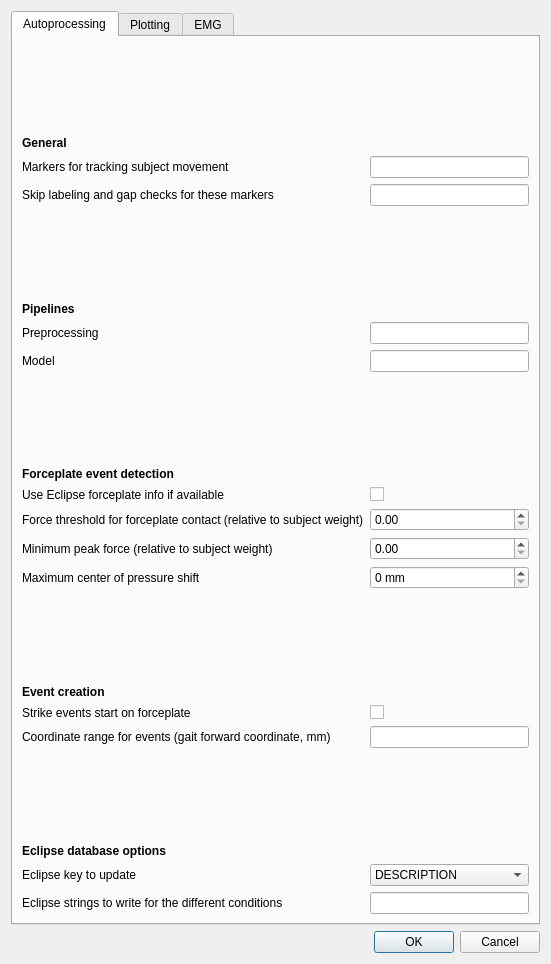
<?xml version="1.0" encoding="UTF-8"?>
<ui version="4.0">
 <class>Dialog</class>
 <widget class="QDialog" name="Dialog">
  <property name="geometry">
   <rect>
    <x>0</x>
    <y>0</y>
    <width>551</width>
    <height>916</height>
   </rect>
  </property>
  <property name="windowTitle">
   <string>Dialog</string>
  </property>
  <layout class="QGridLayout" name="gridLayout">
   <item row="1" column="0">
    <widget class="QDialogButtonBox" name="buttonBox">
     <property name="orientation">
      <enum>Qt::Horizontal</enum>
     </property>
     <property name="standardButtons">
      <set>QDialogButtonBox::Cancel|QDialogButtonBox::Ok</set>
     </property>
    </widget>
   </item>
   <item row="0" column="0">
    <widget class="QTabWidget" name="tabWidget">
     <property name="currentIndex">
      <number>0</number>
     </property>
     <widget class="QWidget" name="autoproc">
      <attribute name="title">
       <string>Autoprocessing</string>
      </attribute>
      <layout class="QVBoxLayout" name="verticalLayout">
       <item>
        <layout class="QFormLayout" name="formLayout">
         <property name="labelAlignment">
          <set>Qt::AlignLeading|Qt::AlignLeft|Qt::AlignVCenter</set>
         </property>
         <property name="formAlignment">
          <set>Qt::AlignLeading|Qt::AlignLeft|Qt::AlignTop</set>
         </property>
         <item row="0" column="0">
          <spacer name="verticalSpacer">
           <property name="orientation">
            <enum>Qt::Vertical</enum>
           </property>
           <property name="sizeHint" stdset="0">
            <size>
             <width>20</width>
             <height>20</height>
            </size>
           </property>
          </spacer>
         </item>
         <item row="1" column="0">
          <widget class="QLabel" name="label_13">
           <property name="font">
            <font>
             <weight>75</weight>
             <bold>true</bold>
            </font>
           </property>
           <property name="text">
            <string>General</string>
           </property>
          </widget>
         </item>
         <item row="2" column="0">
          <widget class="QLabel" name="label_15">
           <property name="toolTip">
            <string>&lt;html&gt;&lt;head/&gt;&lt;body&gt;&lt;p&gt;Used for general tracking of subject and velocity computation. Choose reliable markers.&lt;/p&gt;&lt;/body&gt;&lt;/html&gt;</string>
           </property>
           <property name="text">
            <string>Markers for tracking subject movement</string>
           </property>
          </widget>
         </item>
         <item row="2" column="1">
          <widget class="QLineEdit" name="cfg_track_markers"/>
         </item>
         <item row="3" column="0">
          <widget class="QLabel" name="label_21">
           <property name="toolTip">
            <string>&lt;html&gt;&lt;head/&gt;&lt;body&gt;&lt;p&gt;The listed markers will not be checked for gaps and labeling errors.&lt;/p&gt;&lt;/body&gt;&lt;/html&gt;</string>
           </property>
           <property name="text">
            <string>Skip labeling and gap checks for these markers</string>
           </property>
          </widget>
         </item>
         <item row="3" column="1">
          <widget class="QLineEdit" name="cfg_ignore_markers"/>
         </item>
         <item row="4" column="0">
          <spacer name="verticalSpacer_5">
           <property name="orientation">
            <enum>Qt::Vertical</enum>
           </property>
           <property name="sizeHint" stdset="0">
            <size>
             <width>20</width>
             <height>20</height>
            </size>
           </property>
          </spacer>
         </item>
         <item row="5" column="0">
          <widget class="QLabel" name="label_16">
           <property name="font">
            <font>
             <weight>75</weight>
             <bold>true</bold>
            </font>
           </property>
           <property name="text">
            <string>Pipelines</string>
           </property>
          </widget>
         </item>
         <item row="6" column="0">
          <widget class="QLabel" name="label_17">
           <property name="toolTip">
            <string>&lt;html&gt;&lt;head/&gt;&lt;body&gt;&lt;p&gt;Preprocessing pipelines; should yield reconstructed, labeled and filtered marker trajectories.&lt;/p&gt;&lt;p&gt;&lt;br/&gt;&lt;/p&gt;&lt;/body&gt;&lt;/html&gt;</string>
           </property>
           <property name="text">
            <string>Preprocessing</string>
           </property>
          </widget>
         </item>
         <item row="6" column="1">
          <widget class="QLineEdit" name="cfg_pre_pipelines"/>
         </item>
         <item row="7" column="0">
          <widget class="QLabel" name="label_19">
           <property name="toolTip">
            <string>&lt;html&gt;&lt;head/&gt;&lt;body&gt;&lt;p&gt;Modeling pipelines; any models that you want to run in Nexus (e.g. Plug-in Gait). Save operations are not needed here (and will slow down processing).&lt;/p&gt;&lt;/body&gt;&lt;/html&gt;</string>
           </property>
           <property name="text">
            <string>Model</string>
           </property>
          </widget>
         </item>
         <item row="7" column="1">
          <widget class="QLineEdit" name="cfg_model_pipelines"/>
         </item>
         <item row="8" column="0">
          <spacer name="verticalSpacer_4">
           <property name="orientation">
            <enum>Qt::Vertical</enum>
           </property>
           <property name="sizeHint" stdset="0">
            <size>
             <width>20</width>
             <height>20</height>
            </size>
           </property>
          </spacer>
         </item>
         <item row="9" column="0">
          <widget class="QLabel" name="label_3">
           <property name="font">
            <font>
             <weight>75</weight>
             <bold>true</bold>
            </font>
           </property>
           <property name="text">
            <string>Forceplate event detection</string>
           </property>
          </widget>
         </item>
         <item row="10" column="0">
          <widget class="QLabel" name="label_14">
           <property name="toolTip">
            <string>&lt;html&gt;&lt;head/&gt;&lt;body&gt;&lt;p&gt;Read forceplate contact info from Eclipse fields FP1, FP2 etc. Otherwise it will be autodetected. FPx='Auto' will trigger autodetection in any case.&lt;/p&gt;&lt;/body&gt;&lt;/html&gt;</string>
           </property>
           <property name="text">
            <string>Use Eclipse forceplate info if available</string>
           </property>
          </widget>
         </item>
         <item row="10" column="1">
          <widget class="QCheckBox" name="cfg_use_eclipse_fp_info">
           <property name="text">
            <string/>
           </property>
          </widget>
         </item>
         <item row="11" column="0">
          <widget class="QLabel" name="label_4">
           <property name="text">
            <string>Force threshold for forceplate contact (relative to subject weight)</string>
           </property>
          </widget>
         </item>
         <item row="11" column="1">
          <widget class="QDoubleSpinBox" name="cfg_forceplate_contact_threshold">
           <property name="suffix">
            <string/>
           </property>
           <property name="maximum">
            <double>1.000000000000000</double>
           </property>
           <property name="singleStep">
            <double>0.010000000000000</double>
           </property>
          </widget>
         </item>
         <item row="12" column="0">
          <widget class="QLabel" name="label_5">
           <property name="text">
            <string>Minimum peak force (relative to subject weight)</string>
           </property>
          </widget>
         </item>
         <item row="12" column="1">
          <widget class="QDoubleSpinBox" name="cfg_forceplate_min_weight">
           <property name="suffix">
            <string/>
           </property>
           <property name="maximum">
            <double>1.000000000000000</double>
           </property>
           <property name="singleStep">
            <double>0.010000000000000</double>
           </property>
          </widget>
         </item>
         <item row="13" column="0">
          <widget class="QLabel" name="label_8">
           <property name="text">
            <string>Maximum center of pressure shift</string>
           </property>
          </widget>
         </item>
         <item row="13" column="1">
          <widget class="QSpinBox" name="cfg_cop_shift_max">
           <property name="suffix">
            <string> mm</string>
           </property>
           <property name="maximum">
            <number>500</number>
           </property>
          </widget>
         </item>
         <item row="14" column="0">
          <spacer name="verticalSpacer_2">
           <property name="orientation">
            <enum>Qt::Vertical</enum>
           </property>
           <property name="sizeHint" stdset="0">
            <size>
             <width>20</width>
             <height>20</height>
            </size>
           </property>
          </spacer>
         </item>
         <item row="15" column="0">
          <widget class="QLabel" name="label_10">
           <property name="font">
            <font>
             <weight>75</weight>
             <bold>true</bold>
            </font>
           </property>
           <property name="text">
            <string>Event creation</string>
           </property>
          </widget>
         </item>
         <item row="16" column="0">
          <widget class="QLabel" name="label_6">
           <property name="toolTip">
            <string>&lt;html&gt;&lt;head/&gt;&lt;body&gt;&lt;p&gt;Whether to start strike events (on a particular side) on the first forceplate contact. This means that kinetics will be available for the 1st gait cycle for the side in question.&lt;/p&gt;&lt;/body&gt;&lt;/html&gt;</string>
           </property>
           <property name="text">
            <string>Strike events start on forceplate</string>
           </property>
          </widget>
         </item>
         <item row="16" column="1">
          <widget class="QCheckBox" name="cfg_start_on_forceplate">
           <property name="text">
            <string/>
           </property>
          </widget>
         </item>
         <item row="17" column="0">
          <widget class="QLabel" name="label_2">
           <property name="toolTip">
            <string>&lt;html&gt;&lt;head/&gt;&lt;body&gt;&lt;p&gt;Limit events to the given range. The values refer to the principal forward direction of gait, i.e. dimension of largest variance in the trial, which is usually the major axis of the lab.&lt;/p&gt;&lt;p&gt;&lt;br/&gt;&lt;/p&gt;&lt;/body&gt;&lt;/html&gt;</string>
           </property>
           <property name="text">
            <string>Coordinate range for events (gait forward coordinate, mm)</string>
           </property>
          </widget>
         </item>
         <item row="17" column="1">
          <widget class="QLineEdit" name="cfg_events_range"/>
         </item>
         <item row="18" column="0">
          <spacer name="verticalSpacer_3">
           <property name="orientation">
            <enum>Qt::Vertical</enum>
           </property>
           <property name="sizeHint" stdset="0">
            <size>
             <width>20</width>
             <height>20</height>
            </size>
           </property>
          </spacer>
         </item>
         <item row="19" column="0">
          <widget class="QLabel" name="label_11">
           <property name="font">
            <font>
             <weight>75</weight>
             <bold>true</bold>
            </font>
           </property>
           <property name="text">
            <string>Eclipse database options</string>
           </property>
          </widget>
         </item>
         <item row="20" column="0">
          <widget class="QLabel" name="label_12">
           <property name="text">
            <string>Eclipse key to update</string>
           </property>
          </widget>
         </item>
         <item row="20" column="1">
          <widget class="QComboBox" name="cfg_eclipse_write_key">
           <item>
            <property name="text">
             <string>DESCRIPTION</string>
            </property>
           </item>
           <item>
            <property name="text">
             <string>NOTES</string>
            </property>
           </item>
           <item>
            <property name="text">
             <string>None</string>
            </property>
           </item>
          </widget>
         </item>
         <item row="21" column="0">
          <widget class="QLabel" name="label_20">
           <property name="text">
            <string>Eclipse strings to write for the different conditions</string>
           </property>
          </widget>
         </item>
         <item row="21" column="1">
          <widget class="QLineEdit" name="cfg_enf_descriptions"/>
         </item>
        </layout>
       </item>
      </layout>
     </widget>
     <widget class="QWidget" name="plot">
      <attribute name="title">
       <string>Plotting</string>
      </attribute>
      <layout class="QHBoxLayout" name="horizontalLayout_2">
       <item>
        <layout class="QFormLayout" name="formLayout_3">
         <item row="0" column="0">
          <spacer name="verticalSpacer_7">
           <property name="orientation">
            <enum>Qt::Vertical</enum>
           </property>
           <property name="sizeHint" stdset="0">
            <size>
             <width>20</width>
             <height>20</height>
            </size>
           </property>
          </spacer>
         </item>
         <item row="1" column="0">
          <widget class="QLabel" name="label_28">
           <property name="font">
            <font>
             <weight>75</weight>
             <bold>true</bold>
            </font>
           </property>
           <property name="text">
            <string>General</string>
           </property>
          </widget>
         </item>
         <item row="3" column="0">
          <widget class="QLabel" name="label_31">
           <property name="text">
            <string>Matplotlib style</string>
           </property>
          </widget>
         </item>
         <item row="3" column="1">
          <widget class="QLineEdit" name="cfg_mpl_style"/>
         </item>
         <item row="4" column="0">
          <widget class="QLabel" name="label_34">
           <property name="text">
            <string>Show trial videos automatically</string>
           </property>
          </widget>
         </item>
         <item row="4" column="1">
          <widget class="QCheckBox" name="cfg_show_videos">
           <property name="text">
            <string/>
           </property>
          </widget>
         </item>
         <item row="5" column="0">
          <widget class="QLabel" name="label_35">
           <property name="font">
            <font>
             <weight>75</weight>
             <bold>true</bold>
            </font>
           </property>
           <property name="text">
            <string>Default gait cycles to plot</string>
           </property>
          </widget>
         </item>
         <item row="6" column="0">
          <widget class="QLabel" name="label_36">
           <property name="text">
            <string>Model cycles</string>
           </property>
          </widget>
         </item>
         <item row="6" column="1">
          <widget class="QLineEdit" name="cfg_default_model_cycles"/>
         </item>
         <item row="7" column="0">
          <widget class="QLabel" name="label_37">
           <property name="text">
            <string>EMG cycles</string>
           </property>
          </widget>
         </item>
         <item row="7" column="1">
          <widget class="QLineEdit" name="cfg_default_emg_cycles"/>
         </item>
         <item row="8" column="0">
          <widget class="QLabel" name="label_29">
           <property name="font">
            <font>
             <weight>75</weight>
             <bold>true</bold>
            </font>
           </property>
           <property name="text">
            <string>Model data</string>
           </property>
          </widget>
         </item>
         <item row="9" column="0">
          <widget class="QLabel" name="label_45">
           <property name="text">
            <string>Model line colors</string>
           </property>
          </widget>
         </item>
         <item row="9" column="1">
          <widget class="QLineEdit" name="cfg_model_tracecolors"/>
         </item>
         <item row="10" column="0">
          <widget class="QLabel" name="label_38">
           <property name="text">
            <string>Model line styles</string>
           </property>
          </widget>
         </item>
         <item row="10" column="1">
          <widget class="QLineEdit" name="cfg_model_linestyles"/>
         </item>
         <item row="11" column="0">
          <widget class="QLabel" name="label_39">
           <property name="text">
            <string>Model line width</string>
           </property>
          </widget>
         </item>
         <item row="11" column="1">
          <widget class="QDoubleSpinBox" name="cfg_model_linewidth">
           <property name="sizePolicy">
            <sizepolicy hsizetype="Fixed" vsizetype="Fixed">
             <horstretch>0</horstretch>
             <verstretch>0</verstretch>
            </sizepolicy>
           </property>
           <property name="maximum">
            <double>10.000000000000000</double>
           </property>
           <property name="singleStep">
            <double>0.500000000000000</double>
           </property>
          </widget>
         </item>
         <item row="12" column="0">
          <widget class="QLabel" name="label_41">
           <property name="text">
            <string>Normaldata color</string>
           </property>
          </widget>
         </item>
         <item row="12" column="1">
          <widget class="QLineEdit" name="cfg_model_normals_color"/>
         </item>
         <item row="13" column="0">
          <widget class="QLabel" name="label_40">
           <property name="text">
            <string>Normaldata transparency</string>
           </property>
          </widget>
         </item>
         <item row="13" column="1">
          <widget class="QDoubleSpinBox" name="cfg_model_normals_alpha">
           <property name="sizePolicy">
            <sizepolicy hsizetype="Fixed" vsizetype="Fixed">
             <horstretch>0</horstretch>
             <verstretch>0</verstretch>
            </sizepolicy>
           </property>
           <property name="maximum">
            <double>1.000000000000000</double>
           </property>
           <property name="singleStep">
            <double>0.100000000000000</double>
           </property>
          </widget>
         </item>
         <item row="14" column="0">
          <widget class="QLabel" name="label_48">
           <property name="text">
            <string>Stddev colors</string>
           </property>
          </widget>
         </item>
         <item row="14" column="1">
          <widget class="QLineEdit" name="cfg_model_stddev_colors"/>
         </item>
         <item row="15" column="0">
          <widget class="QLabel" name="label_49">
           <property name="text">
            <string>Stddev transparency</string>
           </property>
          </widget>
         </item>
         <item row="15" column="1">
          <widget class="QDoubleSpinBox" name="cfg_model_stddev_alpha">
           <property name="sizePolicy">
            <sizepolicy hsizetype="Fixed" vsizetype="Fixed">
             <horstretch>0</horstretch>
             <verstretch>0</verstretch>
            </sizepolicy>
           </property>
           <property name="maximum">
            <double>1.000000000000000</double>
           </property>
           <property name="singleStep">
            <double>0.100000000000000</double>
           </property>
          </widget>
         </item>
         <item row="16" column="0">
          <widget class="QLabel" name="label_30">
           <property name="font">
            <font>
             <weight>75</weight>
             <bold>true</bold>
            </font>
           </property>
           <property name="text">
            <string>EMG data</string>
           </property>
          </widget>
         </item>
         <item row="17" column="0">
          <widget class="QLabel" name="label_46">
           <property name="text">
            <string>EMG line color</string>
           </property>
          </widget>
         </item>
         <item row="17" column="1">
          <widget class="QLineEdit" name="cfg_emg_tracecolor"/>
         </item>
         <item row="18" column="0">
          <widget class="QLabel" name="label_42">
           <property name="text">
            <string>EMG line width</string>
           </property>
          </widget>
         </item>
         <item row="18" column="1">
          <widget class="QDoubleSpinBox" name="cfg_emg_linewidth">
           <property name="sizePolicy">
            <sizepolicy hsizetype="Fixed" vsizetype="Fixed">
             <horstretch>0</horstretch>
             <verstretch>0</verstretch>
            </sizepolicy>
           </property>
           <property name="maximum">
            <double>10.000000000000000</double>
           </property>
           <property name="singleStep">
            <double>0.500000000000000</double>
           </property>
          </widget>
         </item>
         <item row="19" column="0">
          <widget class="QLabel" name="label_44">
           <property name="text">
            <string>EMG transparency</string>
           </property>
          </widget>
         </item>
         <item row="19" column="1">
          <widget class="QDoubleSpinBox" name="cfg_emg_alpha">
           <property name="sizePolicy">
            <sizepolicy hsizetype="Fixed" vsizetype="Fixed">
             <horstretch>0</horstretch>
             <verstretch>0</verstretch>
            </sizepolicy>
           </property>
           <property name="maximum">
            <double>1.000000000000000</double>
           </property>
           <property name="singleStep">
            <double>0.100000000000000</double>
           </property>
          </widget>
         </item>
         <item row="20" column="0">
          <widget class="QLabel" name="label_43">
           <property name="text">
            <string>EMG RMS line width</string>
           </property>
          </widget>
         </item>
         <item row="20" column="1">
          <widget class="QDoubleSpinBox" name="cfg_emg_rms_linewidth">
           <property name="sizePolicy">
            <sizepolicy hsizetype="Fixed" vsizetype="Fixed">
             <horstretch>0</horstretch>
             <verstretch>0</verstretch>
            </sizepolicy>
           </property>
           <property name="maximum">
            <double>10.000000000000000</double>
           </property>
           <property name="singleStep">
            <double>0.500000000000000</double>
           </property>
          </widget>
         </item>
         <item row="21" column="0">
          <widget class="QLabel" name="label_47">
           <property name="text">
            <string>EMG default y scale</string>
           </property>
          </widget>
         </item>
         <item row="21" column="1">
          <widget class="QLineEdit" name="cfg_emg_yscale"/>
         </item>
         <item row="22" column="0">
          <widget class="QLabel" name="label_32">
           <property name="font">
            <font>
             <weight>75</weight>
             <bold>true</bold>
            </font>
           </property>
           <property name="text">
            <string>Plot size &amp; font size</string>
           </property>
          </widget>
         </item>
         <item row="23" column="0">
          <widget class="QLabel" name="label_56">
           <property name="text">
            <string>Inches per plot row</string>
           </property>
          </widget>
         </item>
         <item row="23" column="1">
          <widget class="QDoubleSpinBox" name="cfg_inch_per_row">
           <property name="sizePolicy">
            <sizepolicy hsizetype="Fixed" vsizetype="Fixed">
             <horstretch>0</horstretch>
             <verstretch>0</verstretch>
            </sizepolicy>
           </property>
          </widget>
         </item>
         <item row="24" column="0">
          <widget class="QLabel" name="label_57">
           <property name="text">
            <string>Inches per plot column</string>
           </property>
          </widget>
         </item>
         <item row="24" column="1">
          <widget class="QDoubleSpinBox" name="cfg_inch_per_col">
           <property name="sizePolicy">
            <sizepolicy hsizetype="Fixed" vsizetype="Fixed">
             <horstretch>0</horstretch>
             <verstretch>0</verstretch>
            </sizepolicy>
           </property>
          </widget>
         </item>
         <item row="25" column="0">
          <widget class="QLabel" name="label_50">
           <property name="text">
            <string>Max. plot width</string>
           </property>
          </widget>
         </item>
         <item row="25" column="1">
          <widget class="QDoubleSpinBox" name="cfg_maxw">
           <property name="sizePolicy">
            <sizepolicy hsizetype="Fixed" vsizetype="Fixed">
             <horstretch>0</horstretch>
             <verstretch>0</verstretch>
            </sizepolicy>
           </property>
          </widget>
         </item>
         <item row="26" column="0">
          <widget class="QLabel" name="label_51">
           <property name="text">
            <string>Max. plot height</string>
           </property>
          </widget>
         </item>
         <item row="26" column="1">
          <widget class="QDoubleSpinBox" name="cfg_maxh">
           <property name="sizePolicy">
            <sizepolicy hsizetype="Fixed" vsizetype="Fixed">
             <horstretch>0</horstretch>
             <verstretch>0</verstretch>
            </sizepolicy>
           </property>
          </widget>
         </item>
         <item row="27" column="0">
          <widget class="QLabel" name="label_33">
           <property name="text">
            <string>Relative subplot height for analog variables</string>
           </property>
          </widget>
         </item>
         <item row="27" column="1">
          <widget class="QDoubleSpinBox" name="cfg_analog_plotheight">
           <property name="sizePolicy">
            <sizepolicy hsizetype="Fixed" vsizetype="Fixed">
             <horstretch>0</horstretch>
             <verstretch>0</verstretch>
            </sizepolicy>
           </property>
          </widget>
         </item>
         <item row="28" column="0">
          <widget class="QLabel" name="label_52">
           <property name="text">
            <string>Space reserved for plot title</string>
           </property>
          </widget>
         </item>
         <item row="28" column="1">
          <widget class="QDoubleSpinBox" name="cfg_titlespace">
           <property name="sizePolicy">
            <sizepolicy hsizetype="Fixed" vsizetype="Fixed">
             <horstretch>0</horstretch>
             <verstretch>0</verstretch>
            </sizepolicy>
           </property>
          </widget>
         </item>
         <item row="29" column="0">
          <widget class="QLabel" name="label_53">
           <property name="text">
            <string>Main title font size</string>
           </property>
          </widget>
         </item>
         <item row="29" column="1">
          <widget class="QSpinBox" name="cfg_maintitle_fontsize">
           <property name="sizePolicy">
            <sizepolicy hsizetype="Fixed" vsizetype="Fixed">
             <horstretch>0</horstretch>
             <verstretch>0</verstretch>
            </sizepolicy>
           </property>
          </widget>
         </item>
         <item row="30" column="0">
          <widget class="QLabel" name="label_59">
           <property name="text">
            <string>Subplot title font size</string>
           </property>
          </widget>
         </item>
         <item row="30" column="1">
          <widget class="QSpinBox" name="cfg_title_fontsize">
           <property name="sizePolicy">
            <sizepolicy hsizetype="Fixed" vsizetype="Fixed">
             <horstretch>0</horstretch>
             <verstretch>0</verstretch>
            </sizepolicy>
           </property>
          </widget>
         </item>
         <item row="31" column="0">
          <widget class="QLabel" name="label_54">
           <property name="text">
            <string>Ticks font size</string>
           </property>
          </widget>
         </item>
         <item row="31" column="1">
          <widget class="QSpinBox" name="cfg_ticks_fontsize">
           <property name="sizePolicy">
            <sizepolicy hsizetype="Fixed" vsizetype="Fixed">
             <horstretch>0</horstretch>
             <verstretch>0</verstretch>
            </sizepolicy>
           </property>
          </widget>
         </item>
         <item row="32" column="0">
          <widget class="QLabel" name="label_55">
           <property name="text">
            <string>Label font size</string>
           </property>
          </widget>
         </item>
         <item row="32" column="1">
          <widget class="QSpinBox" name="cfg_label_fontsize">
           <property name="sizePolicy">
            <sizepolicy hsizetype="Fixed" vsizetype="Fixed">
             <horstretch>0</horstretch>
             <verstretch>0</verstretch>
            </sizepolicy>
           </property>
          </widget>
         </item>
         <item row="33" column="0">
          <widget class="QLabel" name="label_58">
           <property name="text">
            <string>Legend font size</string>
           </property>
          </widget>
         </item>
         <item row="33" column="1">
          <widget class="QSpinBox" name="cfg_legend_fontsize">
           <property name="sizePolicy">
            <sizepolicy hsizetype="Fixed" vsizetype="Fixed">
             <horstretch>0</horstretch>
             <verstretch>0</verstretch>
            </sizepolicy>
           </property>
          </widget>
         </item>
        </layout>
       </item>
      </layout>
     </widget>
     <widget class="QWidget" name="emg">
      <attribute name="title">
       <string>EMG</string>
      </attribute>
      <layout class="QHBoxLayout" name="horizontalLayout">
       <item>
        <layout class="QFormLayout" name="formLayout_2">
         <item row="2" column="0">
          <widget class="QLabel" name="label_22">
           <property name="text">
            <string>Channel labels</string>
           </property>
          </widget>
         </item>
         <item row="2" column="1">
          <widget class="QLineEdit" name="cfg_channel_labels"/>
         </item>
         <item row="3" column="1">
          <widget class="QLineEdit" name="cfg_channel_normaldata"/>
         </item>
         <item row="3" column="0">
          <widget class="QLabel" name="label_23">
           <property name="text">
            <string>Channel normal data</string>
           </property>
          </widget>
         </item>
         <item row="4" column="0">
          <widget class="QLabel" name="label_24">
           <property name="text">
            <string>EMG device to read from</string>
           </property>
          </widget>
         </item>
         <item row="5" column="0">
          <widget class="QLabel" name="label_25">
           <property name="text">
            <string>EMG passband (Hz)</string>
           </property>
          </widget>
         </item>
         <item row="6" column="0">
          <widget class="QLabel" name="label_26">
           <property name="text">
            <string>Line frequency</string>
           </property>
          </widget>
         </item>
         <item row="4" column="1">
          <widget class="QLineEdit" name="cfg_devname"/>
         </item>
         <item row="6" column="1">
          <widget class="QSpinBox" name="linefreq">
           <property name="sizePolicy">
            <sizepolicy hsizetype="Fixed" vsizetype="Fixed">
             <horstretch>0</horstretch>
             <verstretch>0</verstretch>
            </sizepolicy>
           </property>
           <property name="suffix">
            <string> Hz</string>
           </property>
           <property name="minimum">
            <number>1</number>
           </property>
           <property name="value">
            <number>50</number>
           </property>
          </widget>
         </item>
         <item row="5" column="1">
          <widget class="QLineEdit" name="cfg_passband"/>
         </item>
         <item row="7" column="0">
          <widget class="QLabel" name="label_27">
           <property name="text">
            <string>Window length for EMG RMS (samples) </string>
           </property>
          </widget>
         </item>
         <item row="7" column="1">
          <widget class="QSpinBox" name="cfg_rms_win">
           <property name="sizePolicy">
            <sizepolicy hsizetype="Fixed" vsizetype="Fixed">
             <horstretch>0</horstretch>
             <verstretch>0</verstretch>
            </sizepolicy>
           </property>
          </widget>
         </item>
         <item row="1" column="0">
          <spacer name="verticalSpacer_6">
           <property name="orientation">
            <enum>Qt::Vertical</enum>
           </property>
           <property name="sizeHint" stdset="0">
            <size>
             <width>20</width>
             <height>20</height>
            </size>
           </property>
          </spacer>
         </item>
        </layout>
       </item>
      </layout>
     </widget>
    </widget>
   </item>
  </layout>
 </widget>
 <resources/>
 <connections>
  <connection>
   <sender>buttonBox</sender>
   <signal>accepted()</signal>
   <receiver>Dialog</receiver>
   <slot>accept()</slot>
   <hints>
    <hint type="sourcelabel">
     <x>248</x>
     <y>254</y>
    </hint>
    <hint type="destinationlabel">
     <x>157</x>
     <y>274</y>
    </hint>
   </hints>
  </connection>
  <connection>
   <sender>buttonBox</sender>
   <signal>rejected()</signal>
   <receiver>Dialog</receiver>
   <slot>reject()</slot>
   <hints>
    <hint type="sourcelabel">
     <x>316</x>
     <y>260</y>
    </hint>
    <hint type="destinationlabel">
     <x>286</x>
     <y>274</y>
    </hint>
   </hints>
  </connection>
 </connections>
</ui>
